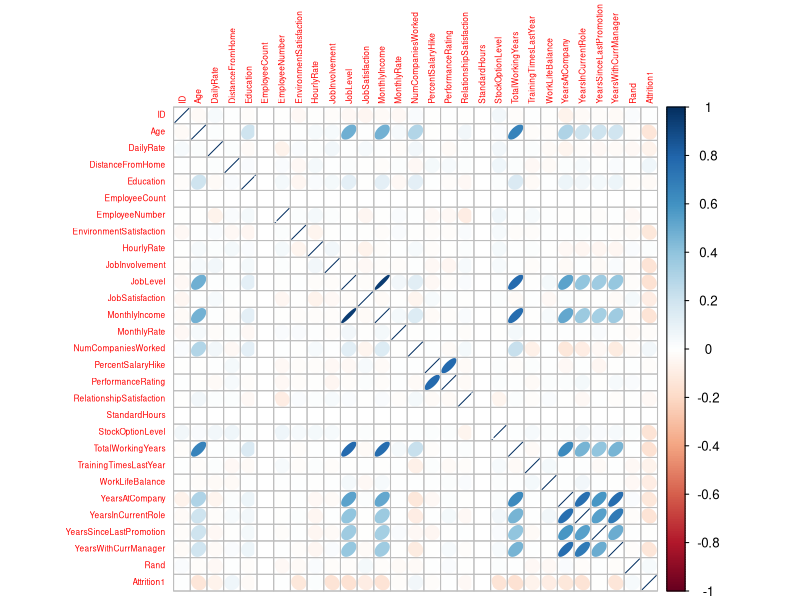
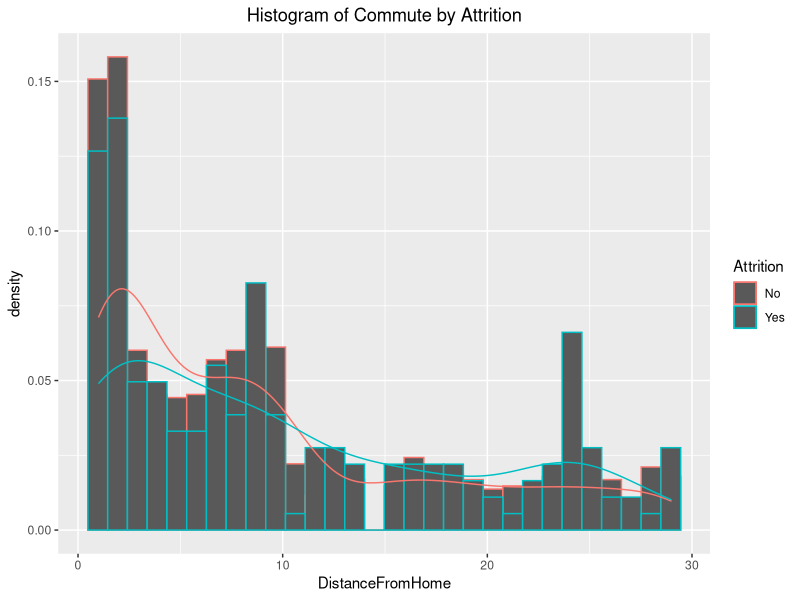
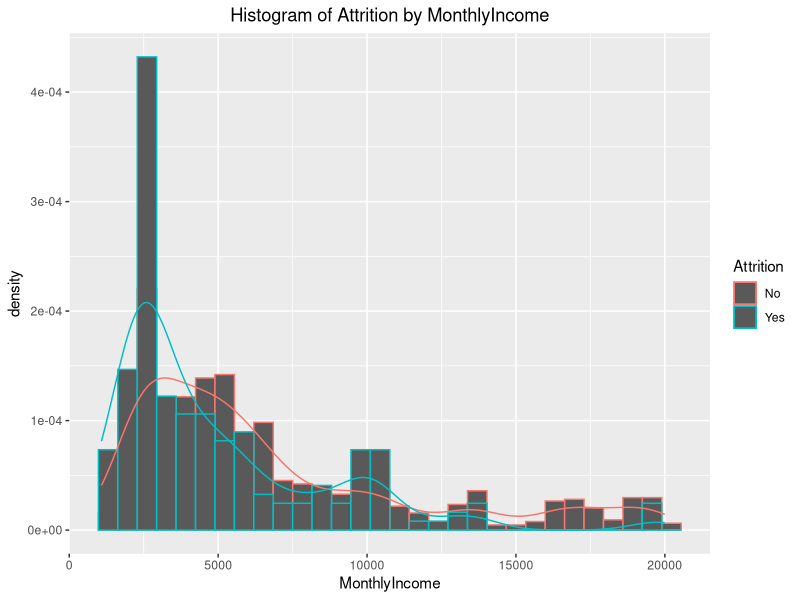

Reproduce these figures in R, in order.
## ---- chunk 1
# library(ggplot2)
# 
# eda_test <- read.csv('CaseStudy2Validation.csv', stringsAsFactors = FALSE)
# eda <- read.csv('CaseStudy2-data.csv', stringsAsFactors = FALSE)
# eda_arranged <- eda[,c(1,3,2,4:length(names(eda)))]
# 
# plot_this <- function(data = eda_arranged)
# {
#  i = 3
#  while (i <= length(names(data)))
#  {
#  Holder <- data.frame(table(data[,i], data[,2]))
#  names(Holder) <- c("Variable", "Attrited", "Frequency")
#  
#   graph <- ggplot(Holder, aes(fill=Attrited, y=Frequency, x=Variable)) +  geom_bar(stat="identity") + theme(axis.text.x=element_text(angle=90)) + ggtitle(paste("Attrition Rates in " , names(data[i]), sep="")) + xlab(paste(names(data[i]))) + ylab(paste(names(Holder[3]))) + theme(plot.title = element_text(hjust = 0.5))
#   print(graph)
#  i = i+1
#  }
# }
# 
# plot_this(eda_arranged)
## ---- chunk 2
library(fastDummies)
library(class)
library(caret)

dfTrain <- read.csv('CaseStudy2-data.csv', stringsAsFactors = FALSE)
dfVal <- read.csv('CaseStudy2Validation.csv', stringsAsFactors = FALSE)
eda2 <- dummy_cols(dfTrain)
eda_test2 <- dummy_cols(dfVal)

Extra_Train <- data.frame(cbind("JobLevel_1" <- ifelse(eda2$JobLevel == 1,1,0), "Environmental" <- ifelse(eda2$EnvironmentSatisfaction == 1,1,0), "LowIncome" <- ifelse(eda2$MonthlyIncome<3000,1,0), "HighIncome" <- ifelse(eda2$MonthlyIncome>8000,1,0), "LongDist" <- ifelse(eda2$DistanceFromHome>=14,1,0), "Young" <- ifelse(eda2$Age<30,1,0), "Educated"<-ifelse(eda2$Education==5,1,0)))

#"JobLevel_1" <- ifelse(eda2$JobLevel == 1,1,0)

Training_Indicator <- cbind(subset(eda2, select=c("Department_Sales",  "MaritalStatus_Single", "OverTime_No", "OverTime_Yes")), Extra_Train)
Training_Class <- dummy_cols(eda2$Attrition)[,2]

Extra_Test <- data.frame(cbind("JobLevel_1" <- ifelse(eda_test2$JobLevel == 1,1,0), "Environmental" <- ifelse(eda_test2$EnvironmentSatisfaction == 1,1,0), "LowIncome" <- ifelse(eda_test2$MonthlyIncome<3000,1,0), "HighIncome" <- ifelse(eda_test2$MonthlyIncome>8000,1,0), "LongDist" <- ifelse(eda_test2$DistanceFromHome>=14,1,0), "Young" <- ifelse(eda_test2$Age<30,1,0), "Educated"<-ifelse(eda_test2$Education==5,1,0)))

eda_test2 <- dummy_cols(dfVal)
Validation_Indicators <- cbind(subset(eda_test2, select=c("Department_Sales", "MaritalStatus_Single", "OverTime_No", "OverTime_Yes")),Extra_Test)

Validation_Class <- as.data.frame(append(dummy_cols(dfVal$Attrition), dfVal))
Validation <- Validation_Class$.data_Yes

accuracies = c()
Validate <- function(Training_Ind, Test_Ind, Training_Cl, Test_Cl)
{
  i=1
  accuracies = c()
  
  while (i <= 100)
  {
    p <- knn(Training_Ind, Test_Ind, cl=Training_Cl, k=9)
    cf <- confusionMatrix(table(p, Test_Cl))
    accuracies[i] <- cf$overall[1]
    
    accuracy_check <- accuracies[i]
    if (i == 1)
    {
       most_accurate <- accuracy_check
       most_accurate_pred <- p
    }
    else if (most_accurate < accuracy_check)
    {
      most_accurate <- accuracy_check
      most_accurate_pred <- p
    }
    
    Predictions <- most_accurate_pred
    i=i+1
  }
  
  #paste("Average Accuracy:", most_accurate, sep = " ")
  #print(accuracies)
  
  dfPreds <- ifelse(Predictions == 1,"Yes","No")
  dfPreds <- as.data.frame(dfPreds)
  dfPreds <- cbind(dfVal$ID, dfPreds)

  names(dfPreds) <- c("ID", "Prediction")

  write.csv(dfPreds,file="dfPreds", row.names=FALSE)
  confusionMatrix(table(Predictions, Test_Cl))
}

Validate(Training_Indicator, Validation_Indicators, Training_Class, Validation)

library(corrplot)

dfTrain$Attrition1 <- ifelse(dfTrain$Attrition == "Yes",1,0)
numericVars <- which(sapply(dfTrain, is.numeric))

all_numVar <- dfTrain[, numericVars]
cor_numVar <- cor(all_numVar, use="pairwise.complete.obs") #correlations of all numeric variables

# sort on decreasing correlations with SalePrice
cor_sorted <- as.matrix(sort(cor_numVar[,'Attrition1'], decreasing = TRUE))
# select only high corelations
CorHigh <- names(which(apply(cor_sorted, 1, function(x) abs(x)>0.5)))
#cor_numVar <- cor_numVar[CorHigh, CorHigh]

#corrplot.mixed(cor_numVar, tl.col="black", tl.pos = "lt")

corrplot(cor_numVar, method = "ellipse", tl.cex=0.5, na.label = "NA", na.label.col = "white", insig = "p-value")

eda = read.csv("CaseStudy2-data.csv")
ggplot(data=eda, aes(x=DistanceFromHome, color = Attrition)) + geom_histogram(position = "identity", aes(y = ..density..)) + geom_density(alpha=0.2) + labs(title="Histogram of Commute by Attrition") + theme(plot.title = element_text(hjust = 0.5))
ggplot(data=eda, aes(x=MonthlyIncome, color = Attrition)) + geom_histogram(position = "identity", aes(y = ..density..)) + geom_density(alpha=0.2) + labs(title="Histogram of Attrition by MonthlyIncome") + theme(plot.title = element_text(hjust = 0.5))
